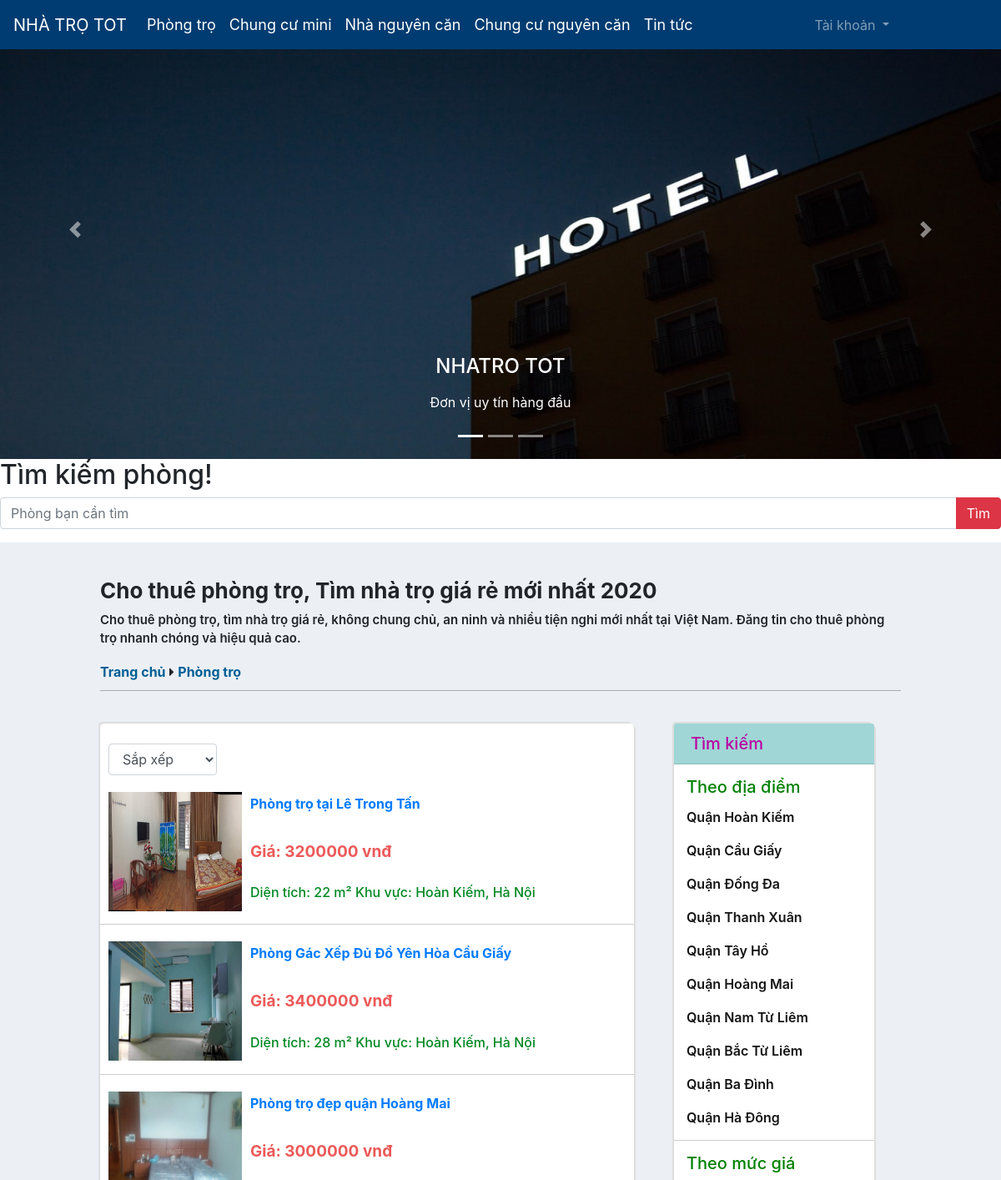
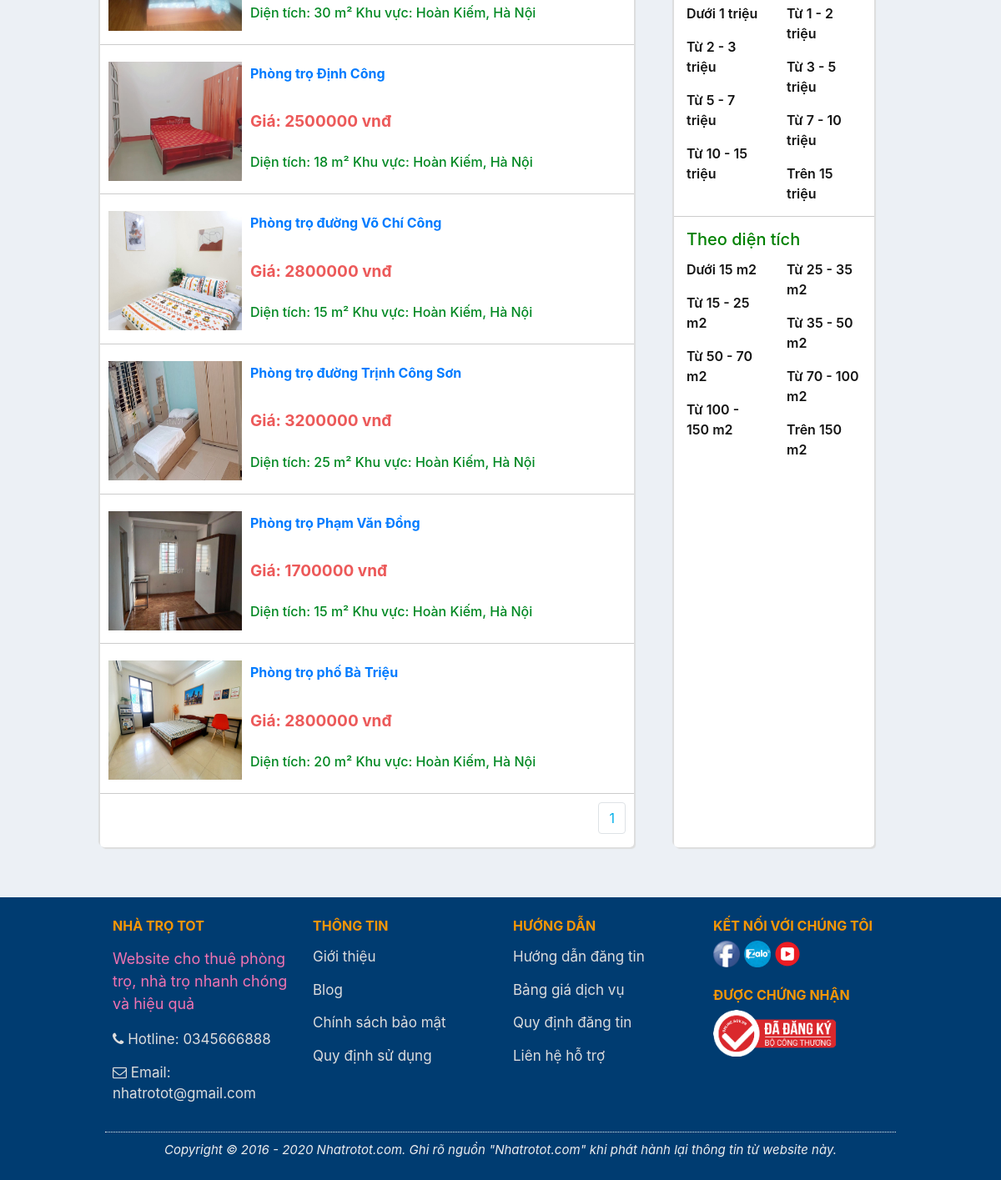
The page /Frontend/index.php?controller=products&action=categories&id=1 on the database its author committed (2 pictures, top to bottom).
### tables this page shows
CREATE TABLE `slide` (
  `id` int(11) NOT NULL,
  `photo` varchar(255) NOT NULL,
  `title` varchar(255) NOT NULL,
  `description` varchar(255) NOT NULL
);

CREATE TABLE `categories` (
  `id` int(11) NOT NULL,
  `name` varchar(255) NOT NULL
);

CREATE TABLE `products` (
  `id` int(11) NOT NULL,
  `name` varchar(500) NOT NULL,
  `photo` varchar(255) NOT NULL,
  `owner_id` int(11) NOT NULL,
  `category_id` int(11) NOT NULL,
  `location_id` int(11) NOT NULL,
  `address` varchar(500) NOT NULL,
  `title` varchar(500) NOT NULL,
  `description` varchar(4000) NOT NULL,
  `area` double NOT NULL,
  `discount` double NOT NULL,
  `chung_chu` int(11) NOT NULL,
  `phong_tam` varchar(500) NOT NULL,
  `phong_bep` varchar(500) NOT NULL,
  `dieu_hoa` int(11) NOT NULL,
  `ban_cong` int(11) NOT NULL,
  `hot` int(11) NOT NULL,
  `gia_dien_nuoc` varchar(255) NOT NULL,
  `price` double NOT NULL,
  `quantities` int(11) NOT NULL,
  `date` date NOT NULL
);

### Frontend/Controllers/SlideController.php (called while the page is built)
<?php
	include "Models/SlideModel.php";
	class SlideController extends SlideModel{
		public function read(){
			$slides = $this->modelGetSlide();
			include "Views/SlideView.php";
		}
	}
 ?>

### Frontend/Models/SlideModel.php (called while the page is built, shortened)
<?php
	class SlideModel{
		public function modelGetSlide(){
			$conn = Connection::getInstance();
			$query = $conn->query("select * from slide order by id asc");
			return $query->fetchAll();
		}
	}
 ?>

### Frontend/Controllers/ProductsController.php (called while the page is built, shortened)
<?php
	include "Models/ProductsModel.php";
	class ProductsController extends ProductsModel{
		public function categories(){
			$category_id = isset($_GET["id"]) ? $_GET["id"] : 0;
			$recordPerPage = 9;
			$numPage = ceil($this->modelTotalCategory($category_id)/$recordPerPage);
			$listRecordCategory = $this->modelReadCategory($category_id,$recordPerPage);
			include "Views/ProductsCategoryView.php";
		}
	}
 ?>

### Frontend/Models/ProductsModel.php (called while the page is built, shortened)
<?php
	class ProductsModel
	{
		public function modelReadCategory($category_id,$recordPerPage){
			$total = $this->modelTotalCategory($category_id);
			$numPage = ceil($total/$recordPerPage);
			$page = isset($_GET["p"]) && $_GET["p"] > 0 ? $_GET["p"]-1 : 0;
			$from = $page * $recordPerPage;
			$conn = Connection::getInstance();
			$sqlOrderBy=" order by id desc ";
			$sort= isset($_GET["sort"]) ? $_GET["sort"] : "";
			$query = $conn->query("select * from products where category_id=$category_id $sqlOrderBy limit $from, $recordPerPage");
			return $query->fetchAll();
		}
		public function modelTotalCategory($category_id){
			$conn = Connection::getInstance();
			$query = $conn->query("select id from products where category_id=$category_id order by id desc");
			return $query->rowCount();
		}
		public function modelGetCategory($category_id){
			$conn = Connection::getInstance();
			$query = $conn->query("select name from categories where id = $category_id");
			$result = $query->fetch();
			return $result->name;
		}
	}
 ?>

### Frontend/Views/ProductsCategoryView.php (the view, shortened to what this page needs)
<div class="main-title">
    <h4>Cho thuê phòng trọ, Tìm nhà trọ giá rẻ mới nhất 2020</h4>
    <p>Cho thuê phòng trọ, tìm nhà trọ giá rẻ, không chung chủ, an ninh và nhiều tiện nghi mới nhất tại Việt Nam. Đăng tin cho thuê phòng trọ nhanh chóng và hiệu quả cao.</p>
    <a class="home" href="index.php">Trang chủ</a>
    <i class="fa fa-caret-right" aria-hidden="true"></i>
    <a ><?php echo $this->modelGetCategory($category_id); ?></a>
</div><br>
<div class="main-content row">
    <div class="danhsachphong col-md-12 col-lg-8">
        <br>
        <div class="container">
            <div class="col-lg-3 pull-right text-right" style="position: absolute;left: -5px;">
                <select class="form-control" onchange="location.href ='index.php?controller=products&action=categories&id=<?php echo $category_id?>&sort='+this.value;">
                  <option value="0">Sắp xếp</option>
                </select>
            </div>
        </div>
        <br><br>
        <?php foreach($listRecordCategory as $rows): ?>
            <div class="phong d-flex">
                <img style="height: 143px;" src="../Assets/Upload/Products/<?php echo $rows->photo ?>" alt="">
                <div>
                    <h6><a href="#"><?php echo $rows->name; ?></a></h6>
                    <p class="tomtat"></p>
                    <p class="gia">Giá: <?php echo $rows->price; ?> vnđ</p>
                    <br>
                    <p class="dientich">Diện tích: <?php echo $rows->area; ?> m² <span></span> Khu vực: Hoàn Kiếm, Hà Nội</p>
                </div>
            </div>
        <?php endforeach; ?>
        <nav aria-label="...">
            <ul class="pagination">
                <?php for($i = 1; $i <= $numPage; $i++): ?>
                    <li class="page-item"><a style="color: #00afe8;" class="page-link" href="index.php?controller=products&action=categories&id=<?php echo $category_id; ?>&p=<?php echo $i; ?>"><?php echo $i;?></a></li>
                <?php endfor; ?>
              </ul>
        </nav>
    </div>
    <div class="timkiemphong col-md-12 col-lg-3">
        <div class="card">
            <h5 class="card-header">Tìm kiếm</h5>
            <div class="card-body khuvuc">
                <h5 class="card-title">Theo địa điểm</h5>
                <p class="card-text"><a href="index.php?controller=products&action=locations&id=3">Quận Hoàn Kiếm</a></p>
                <p class="card-text"><a href="index.php?controller=products&action=locations&id=1">Quận Cầu Giấy</a></p>
                <p class="card-text"><a href="index.php?controller=products&action=locations&id=2">Quận Đống Đa</a></p>
                <p class="card-text"><a href="index.php?controller=products&action=locations&id=7">Quận Thanh Xuân</a></p>
                <p class="card-text"><a href="index.php?controller=products&action=locations&id=10">Quận Tây Hồ</a></p>
                <p class="card-text"><a href="index.php?controller=products&action=locations&id=4">Quận Hoàng Mai</a></p>
                <p class="card-text"><a href="index.php?controller=products&action=locations&id=5">Quận Nam Từ Liêm</a></p>
                <p class="card-text"><a href="index.php?controller=products&action=locations&id=6">Quận Bắc Từ Liêm</a></p>
                <p class="card-text"><a href="index.php?controller=products&action=locations&id=9">Quận Ba Đình</a></p>
                <p class="card-text"><a href="index.php?controller=products&action=locations&id=8">Quận Hà Đông</a></p>
            </div>
            <div class="card-body mucgia">
                <h5 class="card-title">Theo mức giá</h5>
                <div class="row">
                    <div class="col-6">
                        <p class="card-text"><a href="#">Dưới 1 triệu</a></p>
                        <p class="card-text"><a href="#">Từ 2 - 3  triệu</a></p>
                        <p class="card-text"><a href="#">Từ 5 - 7 triệu</a></p>
                        <p class="card-text"><a href="#">Từ 10 - 15 triệu</a></p>
                    </div>
                    <div class="col-6">
                        <p class="card-text"><a href="#">Từ 1 - 2 triệu</a></p>
                        <p class="card-text"><a href="#">Từ 3 - 5 triệu</a></p>
                        <p class="card-text"><a href="#">Từ 7 - 10 triệu</a></p>
                        <p class="card-text"><a href="#">Trên 15 triệu</a></p>
                    </div>
                </div>
            </div>
            <div class="card-body dientich">
                <h5 class="card-title">Theo diện tích</h5>
                <div class="row">
                    <div class="col-6">
                        <p class="card-text"><a href="#">Dưới 15 m2</a></p>
                        <p class="card-text"><a href="#">Từ 15 - 25 m2</a></p>
                        <p class="card-text"><a href="#">Từ 50 - 70 m2</a></p>
                        <p class="card-text"><a href="#">Từ 100 - 150 m2</a></p>
                    </div>
                    <div class="col-6">
                        <p class="card-text"><a href="#">Từ 25 - 35 m2</a></p>
                        <p class="card-text"><a href="#">Từ 35 - 50 m2</a></p>
                        <p class="card-text"><a href="#">Từ 70 - 100 m2</a></p>
                        <p class="card-text"><a href="#">Trên 150 m2</a></p>
                    </div>
                </div>
            </div>
        </div>
    </div>
</div>

### Frontend/Views/SlideView.php (shortened to what this page needs)
<div id="carouselExampleCaptions" class="carousel slide" data-ride="carousel">
  <ol class="carousel-indicators">
    <li data-target="#carouselExampleCaptions" data-slide-to="0" class="active"></li>
    <li data-target="#carouselExampleCaptions" data-slide-to="1"></li>
    <li data-target="#carouselExampleCaptions" data-slide-to="2"></li>
  </ol>
  <div class="carousel-inner">
  	<?php foreach ($slides as $rows):?>
    <div class="carousel-item <?php if($rows->id==5){echo "active";} ?>">
      <img src="../Assets/Upload/Slides/<?php echo $rows->photo; ?>" class="d-block w-100" alt="...">
      <div class="carousel-caption d-none d-md-block">
        <h4><?php echo $rows->title; ?></h4>
        <p><?php echo $rows->description; ?></p>
      </div>
    </div>
	<?php endforeach; ?>
  </div>
  <a class="carousel-control-prev" href="#carouselExampleCaptions" role="button" data-slide="prev">
    <span class="carousel-control-prev-icon" aria-hidden="true"></span>
  </a>
  <a class="carousel-control-next" href="#carouselExampleCaptions" role="button" data-slide="next">
    <span class="carousel-control-next-icon" aria-hidden="true"></span>
  </a>
</div>

### Assets/Frontend/css/trangchu.css (style rules this page uses)
.banner img { padding: 0 !important;margin: 0 !important; width: 100%; height: 550px; }

### Assets/Frontend/css/trangdanhmuc.css (style rules this page uses)
.main-title { width: 80%; margin: auto; padding-top: 30px;padding-bottom: 10px; border-bottom: 1px solid #aaaaaa; }
.main-title a { font-size: 16px; font-weight: bold; color: #015F95; }
.main-title h4 { font-size: 26px; font-weight: bold; margin-top: 12px; }
.main-title p { font-size: 15px; font-weight: 600; }
.main-content { width: 80%; margin: auto; margin-top: 30px; }
.main-content>div { padding: 0; }
.danhsachphong { background: white; z-index: 100px; border-radius: 5px; box-shadow: 2px 2px 1px #dddddd, -2px -2px 1px #dddddd; }
.phong { border-bottom: 1px solid #ccc; margin-bottom: 10px; padding:10px; }
.phong img { width: 160px; height: 115px; }
.phong>div { padding: 5px 10px 0px; }
.phong h6 { color:#10438f; font-weight: bold; }
.phong .tomtat { color: rgb(66, 62, 62); font-size: 14px; margin-top: -5px; overflow: hidden; text-overflow: ellipsis; line-height: 15px; -webkit-line-clamp: 2; height: 30px; -webkit-box-orient: vertical; display: -webkit-box; }
.phong .gia { margin-top: -15px; color: rgb(236, 89, 89); font-weight: 700; font-size: 19px; }
.phong .dientich { margin-top: -18px; color: rgb(0, 136, 34); font-weight: 500; font-size: 16px; }
.danhsachphong nav { float: right; margin-right: 10px; }
.timkiemphong { margin-left: 5%; background: white; z-index: 100px; border-radius: 5px; box-shadow: 2px 2px 1px #dddddd, -2px -2px 1px #dddddd; }
.timkiemphong .card { border: none; }
.timkiemphong .card-header { color: rgb(185, 3, 161); background: rgb(160, 214, 214); }
.timkiemphong .card-title { color: green; }
.timkiemphong .card-body { border-bottom: 1px solid #cccccc; padding: 15px; }
.timkiemphong .card-body:last-child { border: none; }
.timkiemphong a { color: #141414; font-size: 16px; font-weight: 600; }

### Web_Frontend/css/trangtintuc.css (style rules this page uses)
.main-content { margin-top: 15px; }

### rows shown on the page
slide: photo (picture), title "NHATRO TOT", description "Đơn vị uy tín hàng đầu"
categories: name "Phòng trọ"
products: photo (picture), name "Phòng trọ tại Lê Trong Tấn", price "3200000", area "22"
products: photo (picture), name "Phòng Gác Xếp Đủ Đồ Yên Hòa Cầu Giấy", price "3400000", area "28"
products: photo (picture), name "Phòng trọ đẹp quận Hoàng Mai", price "3000000", area "30"
products: photo (picture), name "Phòng trọ Định Công", price "2500000", area "18"
products: photo (picture), name "Phòng trọ đường Võ Chí Công", price "2800000", area "15"
products: photo (picture), name "Phòng trọ đường Trịnh Công Sơn", price "3200000", area "25"
products: photo (picture), name "Phòng trọ Phạm Văn Đồng", price "1700000", area "15"
products: photo (picture), name "Phòng trọ phố Bà Triệu", price "2800000", area "20"
